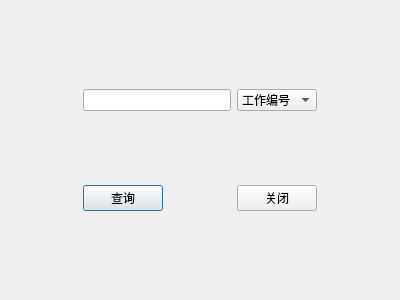
<?xml version="1.0" encoding="UTF-8"?>
<ui version="4.0">
 <class>DQDoctor</class>
 <widget class="QDialog" name="DQDoctor">
  <property name="geometry">
   <rect>
    <x>0</x>
    <y>0</y>
    <width>400</width>
    <height>300</height>
   </rect>
  </property>
  <property name="windowTitle">
   <string>Dialog</string>
  </property>
  <layout class="QVBoxLayout" name="verticalLayout_2">
   <item>
    <widget class="QWidget" name="widget" native="true">
     <layout class="QVBoxLayout" name="verticalLayout">
      <item>
       <layout class="QGridLayout" name="gridLayout">
        <item row="1" column="0">
         <spacer name="horizontalSpacer">
          <property name="orientation">
           <enum>Qt::Horizontal</enum>
          </property>
          <property name="sizeHint" stdset="0">
           <size>
            <width>40</width>
            <height>20</height>
           </size>
          </property>
         </spacer>
        </item>
        <item row="2" column="1">
         <spacer name="verticalSpacer_2">
          <property name="orientation">
           <enum>Qt::Vertical</enum>
          </property>
          <property name="sizeHint" stdset="0">
           <size>
            <width>20</width>
            <height>40</height>
           </size>
          </property>
         </spacer>
        </item>
        <item row="1" column="4">
         <spacer name="horizontalSpacer_2">
          <property name="orientation">
           <enum>Qt::Horizontal</enum>
          </property>
          <property name="sizeHint" stdset="0">
           <size>
            <width>40</width>
            <height>20</height>
           </size>
          </property>
         </spacer>
        </item>
        <item row="0" column="1">
         <spacer name="verticalSpacer">
          <property name="orientation">
           <enum>Qt::Vertical</enum>
          </property>
          <property name="sizeHint" stdset="0">
           <size>
            <width>20</width>
            <height>40</height>
           </size>
          </property>
         </spacer>
        </item>
        <item row="4" column="1">
         <spacer name="verticalSpacer_3">
          <property name="orientation">
           <enum>Qt::Vertical</enum>
          </property>
          <property name="sizeHint" stdset="0">
           <size>
            <width>20</width>
            <height>40</height>
           </size>
          </property>
         </spacer>
        </item>
        <item row="1" column="3">
         <widget class="QComboBox" name="cbDoctor">
          <item>
           <property name="text">
            <string>工作编号</string>
           </property>
          </item>
          <item>
           <property name="text">
            <string>科室编号</string>
           </property>
          </item>
          <item>
           <property name="text">
            <string>医生姓名</string>
           </property>
          </item>
         </widget>
        </item>
        <item row="3" column="1">
         <widget class="QPushButton" name="btnQDoctor">
          <property name="text">
           <string>查询</string>
          </property>
         </widget>
        </item>
        <item row="3" column="3">
         <widget class="QPushButton" name="btnQClose">
          <property name="text">
           <string>关闭</string>
          </property>
         </widget>
        </item>
        <item row="3" column="2">
         <spacer name="horizontalSpacer_3">
          <property name="orientation">
           <enum>Qt::Horizontal</enum>
          </property>
          <property name="sizeHint" stdset="0">
           <size>
            <width>40</width>
            <height>20</height>
           </size>
          </property>
         </spacer>
        </item>
        <item row="1" column="1" colspan="2">
         <widget class="QLineEdit" name="leQDoctor"/>
        </item>
       </layout>
      </item>
     </layout>
    </widget>
   </item>
  </layout>
 </widget>
 <resources/>
 <connections/>
</ui>
